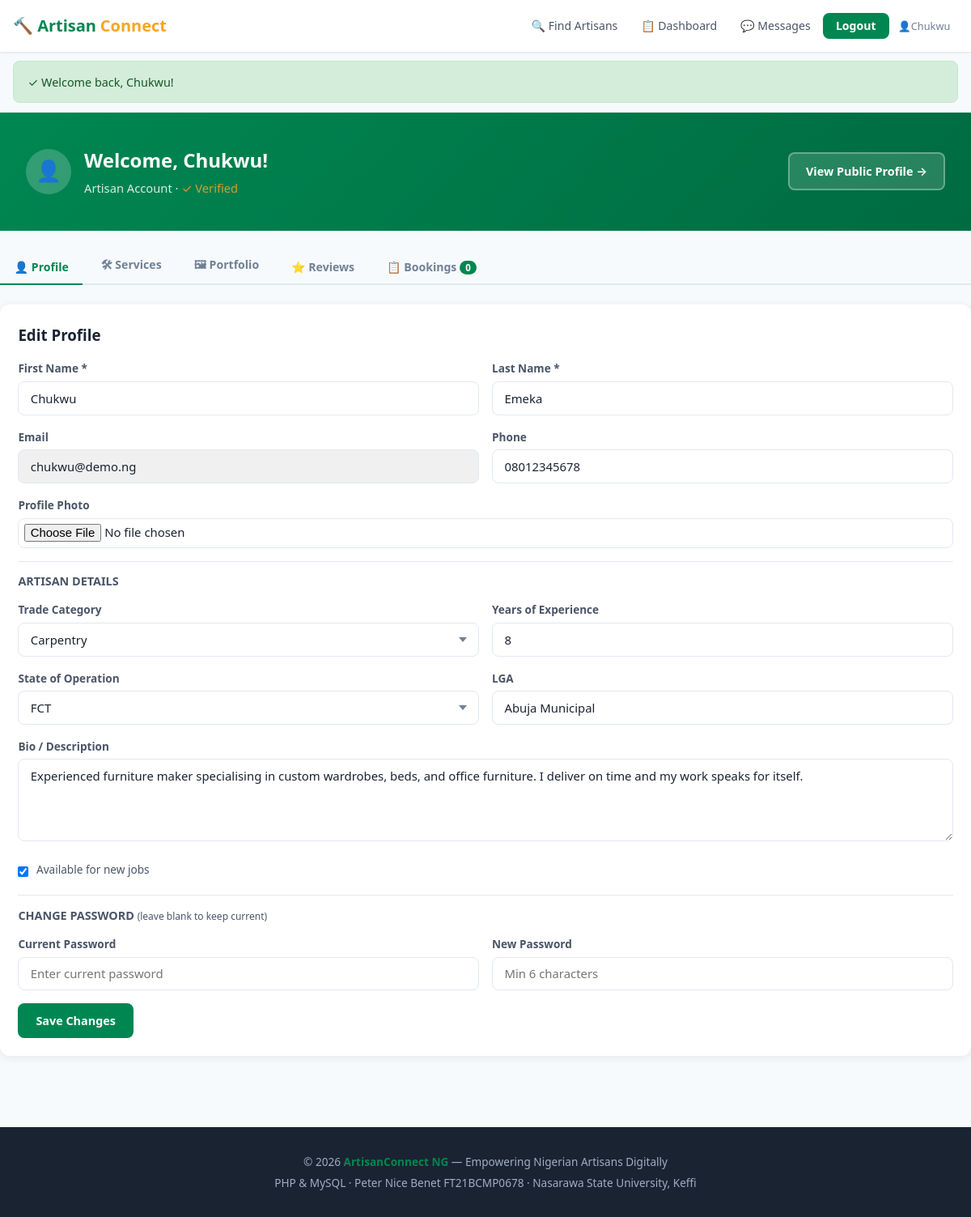
The app's page /dashboard.php (signed in) with its own data.
### tables this page shows
CREATE TABLE users (
    user_id INT UNSIGNED AUTO_INCREMENT PRIMARY KEY,
    email VARCHAR(255) NOT NULL UNIQUE,
    password_hash VARCHAR(255) NOT NULL,
    role ENUM('artisan','customer','admin') NOT NULL DEFAULT 'customer',
    first_name VARCHAR(100) NOT NULL,
    last_name VARCHAR(100) NOT NULL,
    phone VARCHAR(20),
    profile_picture VARCHAR(500) DEFAULT 'default.png',
    is_verified TINYINT(1) DEFAULT 0,
    created_at TIMESTAMP DEFAULT CURRENT_TIMESTAMP,
    updated_at TIMESTAMP DEFAULT CURRENT_TIMESTAMP ON UPDATE CURRENT_TIMESTAMP
);

CREATE TABLE artisan_profiles (
    profile_id INT UNSIGNED AUTO_INCREMENT PRIMARY KEY,
    user_id INT UNSIGNED NOT NULL UNIQUE,
    trade_category VARCHAR(100) NOT NULL,
    trade_subcategory VARCHAR(100),
    years_experience TINYINT UNSIGNED DEFAULT 0,
    bio TEXT,
    state_of_operation VARCHAR(100),
    lga_of_operation VARCHAR(100),
    is_available TINYINT(1) DEFAULT 1,
    average_rating DECIMAL(3,2) DEFAULT 0.00,
    total_reviews INT UNSIGNED DEFAULT 0,
    verification_status ENUM('unverified','pending','verified') DEFAULT 'unverified',
    created_at TIMESTAMP DEFAULT CURRENT_TIMESTAMP,
    FOREIGN KEY (user_id) REFERENCES users(user_id) ON DELETE CASCADE,
    INDEX idx_trade (trade_category),
    INDEX idx_state (state_of_operation),
    INDEX idx_rating (average_rating)
);

### dashboard.php (the view, shortened to what this page needs)
<?php
require_once 'config.php';
$myId  = uid();
$role  = $_SESSION['role'];
$uStmt = db()->prepare("SELECT * FROM users WHERE user_id=?");
$uStmt->execute([$myId]); $me = $uStmt->fetch();
$ap = null;
if (isArtisan()) {
    $apStmt = db()->prepare("SELECT * FROM artisan_profiles WHERE user_id=?");
    $apStmt->execute([$myId]); $ap = $apStmt->fetch();
}
$states = ['Abia','Adamawa','Akwa Ibom','Anambra','Bauchi','Bayelsa','Benue','Borno',
           'Cross River','Delta','Ebonyi','Edo','Ekiti','Enugu','FCT','Gombe','Imo',
           'Jigawa','Kaduna','Kano','Katsina','Kebbi','Kogi','Kwara','Lagos','Nasarawa',
           'Niger','Ogun','Ondo','Osun','Oyo','Plateau','Rivers','Sokoto','Taraba',
           'Yobe','Zamfara'];
$categories = ['Carpentry','Tailoring','Electrical','Plumbing','Painting','Welding',
                'Masonry','Hairdressing','Barbering','Cobbling','Weaving','Pottery',
                'Blacksmithing','Auto Mechanic','Tiling','Upholstery','Photography','Other'];
$uStmt->execute([$myId]); $me = $uStmt->fetch();
if (isArtisan()) { $apStmt->execute([$myId]); $ap = $apStmt->fetch(); }
if (isArtisan() && $ap) {
    $bkStmt = db()->prepare("SELECT b.*,u.first_name,u.last_name,u.phone FROM bookings b JOIN users u ON b.customer_user_id=u.user_id WHERE b.artisan_id=? ORDER BY b.created_at DESC");
    $bkStmt->execute([$ap['profile_id']]); $bookings = $bkStmt->fetchAll();
}
$activeTab = $_GET['t'] ?? 'profile';
?>
<div class="ph">
 <div class="ctr" style="display:flex;align-items:center;gap:1rem">
  <div style="width:56px;height:56px;border-radius:50%;background:rgba(255,255,255,.2);display:flex;align-items:center;justify-content:center;font-size:1.6rem;flex-shrink:0">
   <?php if($me['profile_picture']&&$me['profile_picture']!=='default.png'): ?>
   <img src="<?=e(imgUrl($me['profile_picture']))?>" style="width:56px;height:56px;border-radius:50%;object-fit:cover">
   <?php else: ?>👤<?php endif ?>
  </div>
  <div>
   <h1 style="font-size:1.5rem;font-weight:800">Welcome, <?=e($me['first_name'])?>!</h1>
   <p style="opacity:.85;font-size:.92rem"><?=ucfirst($role)?> Account <?php if(isArtisan()&&$ap): ?>· <span style="color:var(--gold)"><?=$ap['verification_status']==='verified'?'✓ Verified':'⏳ Pending Verification'?></span><?php endif ?></p>
  </div>
  <?php if(isArtisan()&&$ap): ?><a href="profile.php?id=<?=$ap['profile_id']?>" class="btn" style="margin-left:auto;background:rgba(255,255,255,.15);color:#fff;border:2px solid rgba(255,255,255,.3)">View Public Profile →</a><?php endif ?>
 </div>
</div>
<div class="ctr sec" style="padding-top:1.5rem">
 <div class="tabs">
  <button class="tab <?=$activeTab==='profile'?'on':''?>" onclick="sw('profile')">👤 Profile</button>
  <?php if(isArtisan()): ?>
  <button class="tab <?=$activeTab==='services'?'on':''?>" onclick="sw('services')">🛠 Services</button>
  <button class="tab <?=$activeTab==='portfolio'?'on':''?>" onclick="sw('portfolio')">🖼 Portfolio</button>
  <button class="tab <?=$activeTab==='reviews'?'on':''?>" onclick="sw('reviews')">⭐ Reviews</button>
  <?php endif ?>
  <button class="tab <?=$activeTab==='bookings'?'on':''?>" onclick="sw('bookings')">📋 Bookings <span style="background:var(--green);color:#fff;border-radius:20px;padding:.05rem .45rem;font-size:.72rem"><?=count($bookings??[])?></span></button>
 </div>
 <div id="tp-profile" class="tp <?=$activeTab==='profile'?'on':''?>">
  <div style="display:grid;grid-template-columns:1fr 1fr;gap:1.2rem">
   <div class="card" style="grid-column:span 2">
    <h3 style="font-weight:700;margin-bottom:1rem">Edit Profile</h3>
    <form method="post" enctype="multipart/form-data">
     <div class="fr">
      <div class="fg"><label>First Name *</label><input name="first_name" class="fc" value="<?=e($me['first_name'])?>" required></div>
      <div class="fg"><label>Last Name *</label><input name="last_name" class="fc" value="<?=e($me['last_name'])?>" required></div>
     </div>
     <div class="fr">
      <div class="fg"><label>Email</label><input class="fc" value="<?=e($me['email'])?>" disabled style="background:#f0f0f0"></div>
      <div class="fg"><label>Phone</label><input name="phone" class="fc" value="<?=e($me['phone']??'')?>"></div>
     </div>
     <div class="fg"><label>Profile Photo</label><input name="profile_picture" type="file" class="fc" accept="image/*" style="padding:.4rem"></div>
     <?php if(isArtisan()&&$ap): ?>
     <hr style="border:none;border-top:1px solid var(--border);margin:.8rem 0">
     <h4 style="font-weight:700;font-size:.9rem;color:var(--mid);margin-bottom:.8rem;text-transform:uppercase">Artisan Details</h4>
     <div class="fr">
      <div class="fg"><label>Trade Category</label>
       <select name="trade_category" class="fc">
        <?php foreach($categories as $c): ?><option value="<?=e($c)?>" <?=$ap['trade_category']===$c?'selected':''?>><?=e($c)?></option><?php endforeach ?>
       </select>
      </div>
      <div class="fg"><label>Years of Experience</label><input name="years_experience" type="number" min="0" max="60" class="fc" value="<?=(int)$ap['years_experience']?>"></div>
     </div>
     <div class="fr">
      <div class="fg"><label>State of Operation</label>
       <select name="state_of_operation" class="fc">
        <?php foreach($states as $s): ?><option value="<?=e($s)?>" <?=$ap['state_of_operation']===$s?'selected':''?>><?=e($s)?></option><?php endforeach ?>
       </select>
      </div>
      <div class="fg"><label>LGA</label><input name="lga_of_operation" class="fc" value="<?=e($ap['lga_of_operation']??'')?>"></div>
     </div>
     <div class="fg"><label>Bio / Description</label><textarea name="bio" class="fc" rows="4"><?=e($ap['bio']??'')?></textarea></div>
     <div class="fg" style="display:flex;align-items:center;gap:.6rem">
      <input type="checkbox" name="is_available" id="avail" <?=$ap['is_available']?'checked':''?>>
      <label for="avail" style="font-weight:500;color:var(--mid)">Available for new jobs</label>
     </div>
     <?php endif ?>
     <hr style="border:none;border-top:1px solid var(--border);margin:.8rem 0">
     <h4 style="font-weight:700;font-size:.9rem;color:var(--mid);margin-bottom:.8rem;text-transform:uppercase">Change Password <small style="font-weight:400;text-transform:none">(leave blank to keep current)</small></h4>
     <div class="fr">
      <div class="fg"><label>Current Password</label><input name="current_password" type="password" class="fc" placeholder="Enter current password"></div>
      <div class="fg"><label>New Password</label><input name="new_password" type="password" class="fc" placeholder="Min 6 characters" minlength="6"></div>
     </div>
     <button class="btn btn-p" type="submit">Save Changes</button>
    </form>
   </div>
  </div>
 </div>
</div>

### config.php (style rules this page uses)
:root { --green:#008751;--green-dark:#006b40;--green-light:#e8f5f0; --gold:#f5a623;--gold-light:#fff8ed; --dark:#1a2332;--mid:#4a5568;--light:#718096; --border:#e2e8f0;--bg:#f7fafc;--white:#fff; --r:12px;--sh:0 2px 12px rgba(0,0,0,.08);--sh2:0 8px 30px rgba(0,0,0,.12); --font:"Segoe UI",system-ui,-apple-system,sans-serif }
*,*::before,*::after { box-sizing:border-box;margin:0;padding:0 }
body { font-family:var(--font);background:var(--bg);color:var(--dark);line-height:1.6 }
a { color:var(--green);text-decoration:none }
input,select,textarea,button { font-family:inherit;font-size:1rem }
.ctr { max-width:1200px;margin:0 auto;padding:0 1rem }
.sec { padding:2.5rem 0 }
.ph { background:linear-gradient(135deg,var(--green),var(--green-dark));color:#fff;padding:2.5rem 1rem }
.ph h1 { font-size:1.9rem;font-weight:800;margin-bottom:.25rem }
.ph p { opacity:.85 }
.btn { display:inline-flex;align-items:center;gap:.35rem;padding:.6rem 1.25rem;border-radius:8px;font-weight:600;font-size:.9rem;cursor:pointer;border:2px solid transparent;transition:.2s;text-align:center;justify-content:center }
.btn-p { background:var(--green);color:#fff;border-color:var(--green) }
.card { background:var(--white);border-radius:var(--r);box-shadow:var(--sh);padding:1.4rem }
.fg { margin-bottom:1rem }
.fg label { display:block;font-weight:600;font-size:.85rem;color:var(--mid);margin-bottom:.3rem }
.fc { width:100%;padding:.62rem .9rem;border:1.5px solid var(--border);border-radius:8px;font-size:.93rem;transition:.2s;color:var(--dark) }
select.fc { appearance:none;padding-right:2.2rem }
textarea.fc { min-height:95px;resize:vertical }
.fr { display:grid;grid-template-columns:1fr 1fr;gap:1rem }
.tabs { display:flex;gap:.3rem;border-bottom:2px solid var(--border);margin-bottom:1.5rem;flex-wrap:wrap }
.tab { padding:.55rem 1.1rem;border:none;background:none;cursor:pointer;font-weight:600;font-size:.88rem;color:var(--light);border-bottom:2px solid transparent;margin-bottom:-2px;transition:.2s }
.tab.on,.tab:hover { color:var(--green);border-bottom-color:var(--green) }
.tp { display:none }
.tp.on { display:block }

### records on screen
users: first_name "Chukwu", last_name "Emeka", email "chukwu@demo.ng", phone "08012345678"
artisan_profiles: years_experience "8", lga_of_operation "Abuja Municipal", bio "Experienced furniture maker specialising in custom wardrobes, beds, and office furniture. I deliver on time and my work speaks for itself.", is_available "☑"

### other values on screen
$_SESSION['first_name'] "Chukwu"
$s "Welcome back, Chukwu!"
$role "Artisan"
count($bookings??[]) "0"
form field trade_category "Carpentry"
form field state_of_operation "FCT"
